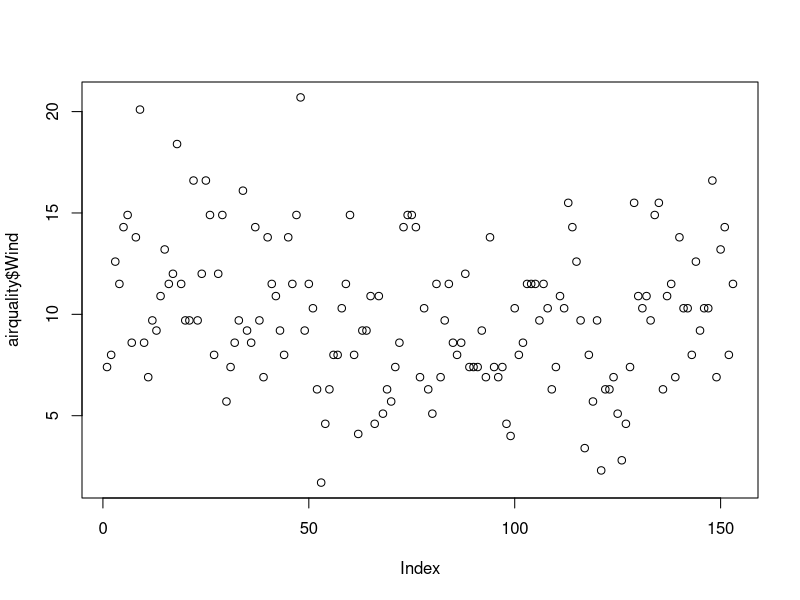
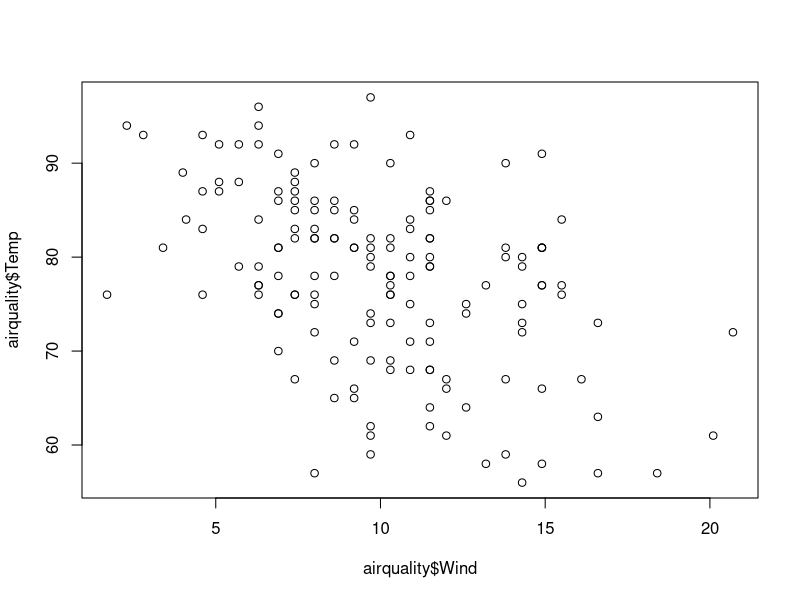
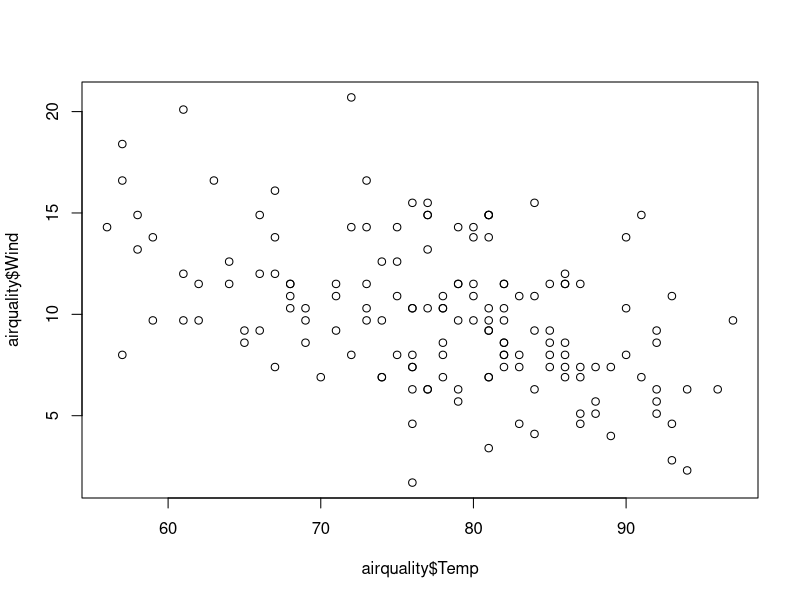
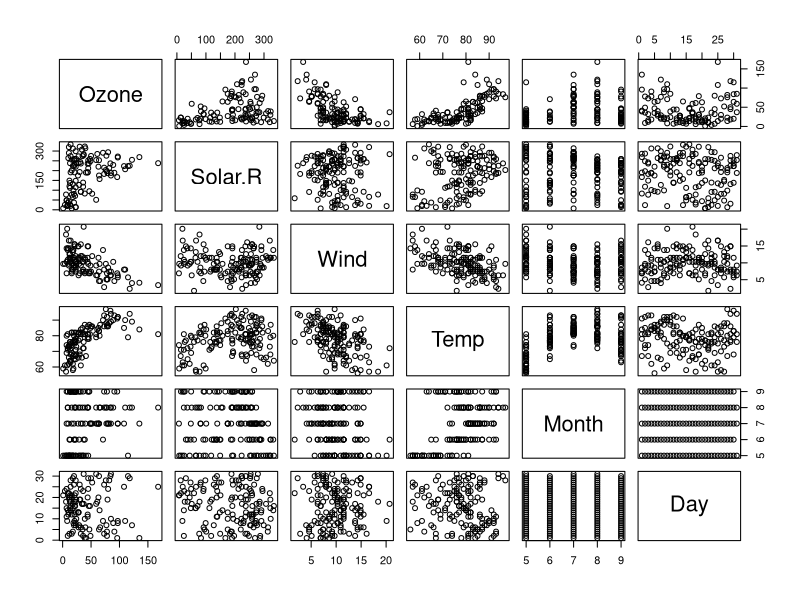
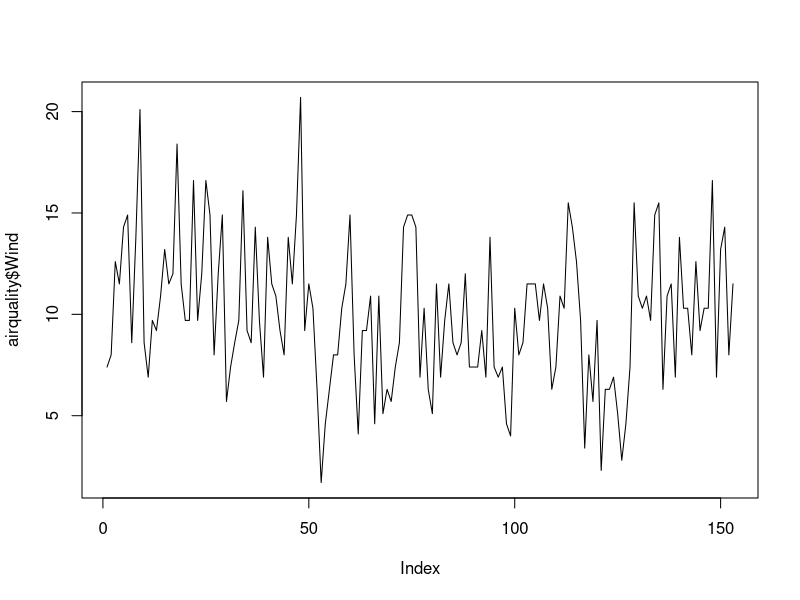
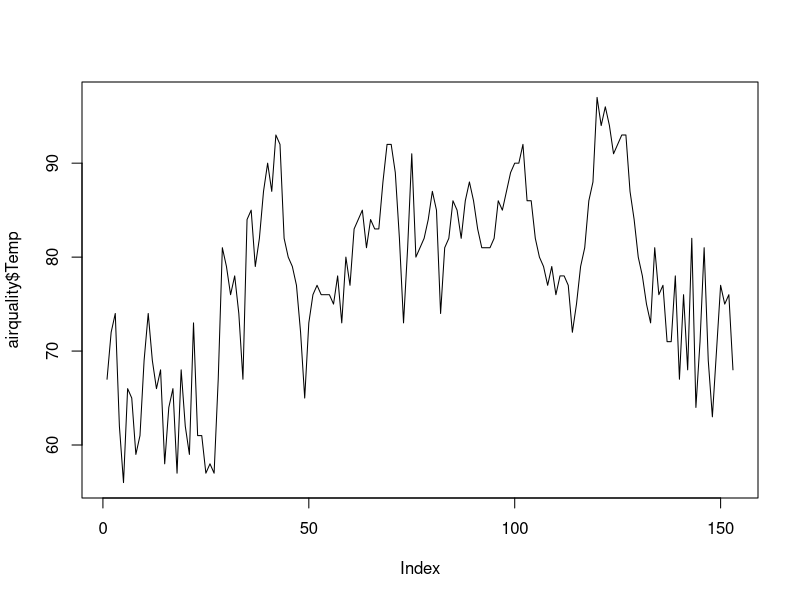
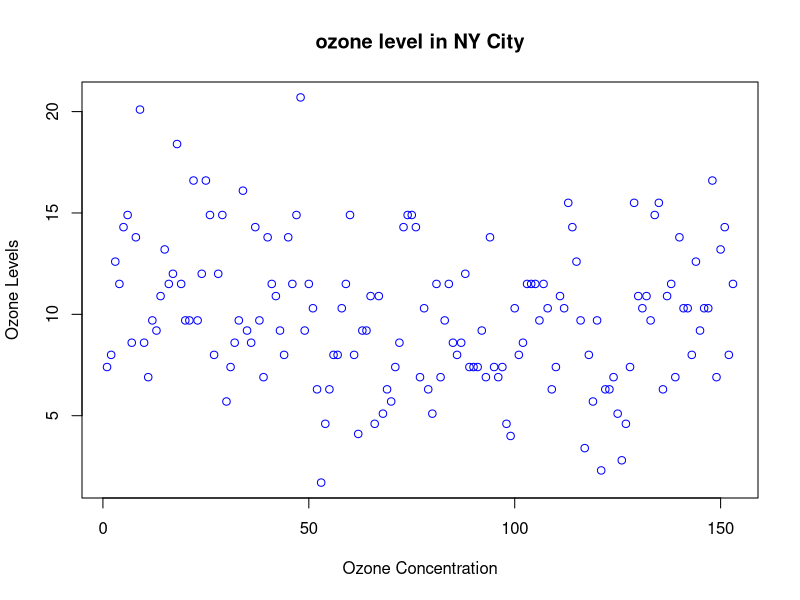
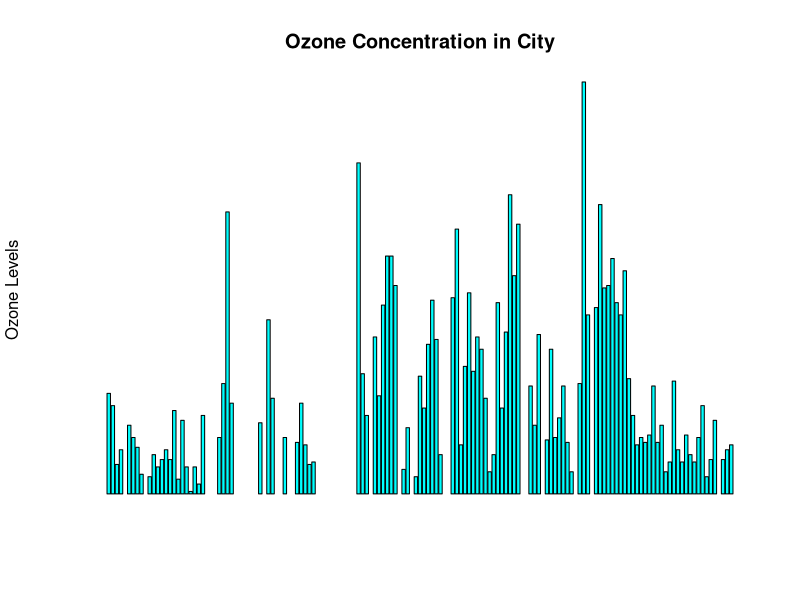

Write the R code that produced these figures, in order. (Note: this script raises an error after producing the figures.)
airquality <- datasets::airquality

#Top 10 rows nd last 10 rows
head(airquality,10)
tail(airquality,10)

#Column
airquality[,c(1,2)]
df<-airquality[,-6]
summary(airquality[,1])
airquality$Wind

#Summary of data
summary(airquality$Wind)
summary(airquality$Temp)
summary(airquality)

#To Find Structure OF Data
str(airquality)

#Plotting the Data
plot(airquality$Wind)
plot(airquality$Wind,airquality$Temp,type="p")
plot(airquality$Temp,airquality$Wind,type="p")
plot(airquality)
#Plotting in Points and Lines
plot(airquality$Wind,type ="l")
plot(airquality$Temp,type ="l")
plot(airquality$Wind,xlab="Ozone Concentration",ylab = "Ozone Levels",
     col='blue',main = "ozone level in NY City")

#Horizontal Bar Plot
barplot(airquality$Ozone,main = 'Ozone Concentration in City',ylab = 'Ozone Levels',
        col='cyan',horiz=F,axes=F)

#Histogram
hist(airquality$Temp)
hist(airquality$Temp,main='Solar Radiation Values in Air',xlab = 'Solar Radiation',col='green')

#Single Box Plot
boxplot(airquality$Temp,main='Boxplot')

#Multiple Box Plot
boxplot(airquality[,1:4],main='Multiple')

#Displaying Multiple Graphs
par(mfrow=c(3,3),mar=c(2,5,2,1),las=0,bty="0")
#Plotting:
plot(airquality$Ozone)
plot(airquality$Ozone,airquality$Wind)
plot(airquality$Ozone,type="l")
plot(airquality$Ozone,type="l")
plot(airquality$Ozone,type="l")
barplot(airquality$Ozone,main = 'Ozone Concentration in City',ylab = 'Ozone Levels',
        col='cyan',horiz=F,axes=F)
hist(airquality$Solar.R)
boxplot(airquality$Solar.R)
boxplot(airquality[,0:4],main="Multiple Boxplots")

